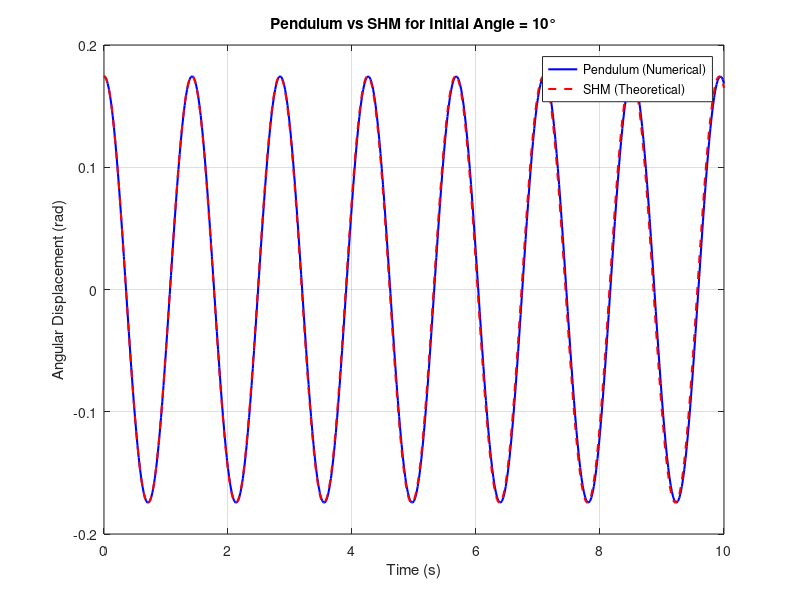
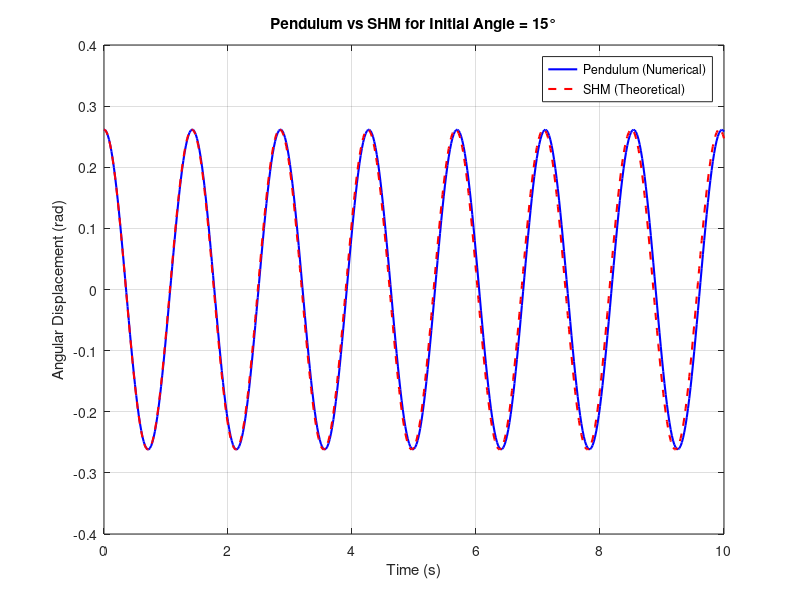
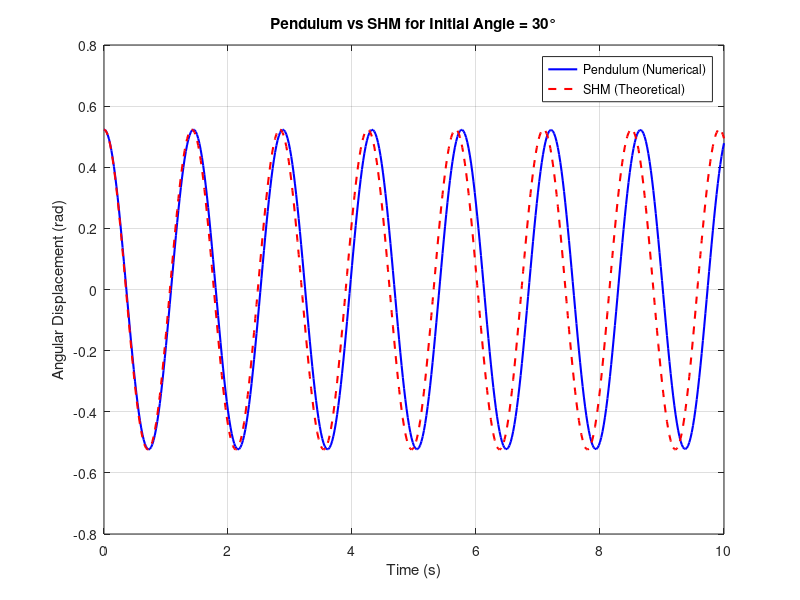
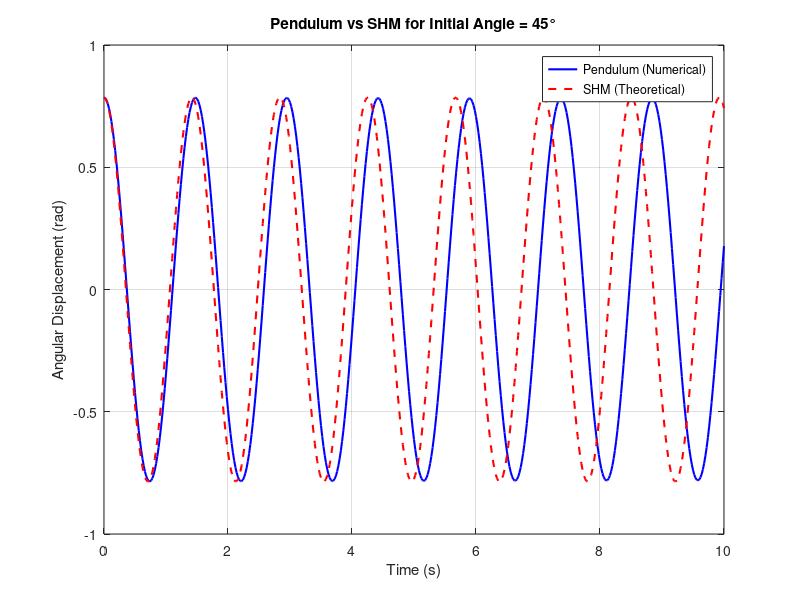

Write MATLAB code to recreate these figures, in order.
clear; clc; clf;  % Clear variables, command window, and figure

% Define parameters
g = 9.82;                  % Acceleration due to gravity (m/s^2)
L = 0.5;                   % Length of the pendulum (m)
t = 0:0.02:10;             % Time vector (adjusted for more oscillations)

% Initial angles in degrees
theta0 = [10, 15, 30, 45];

% Loop over each initial angle
for i = 1:length(theta0)
    yi = (pi / 180) * theta0(i);  % Convert initial angle to radians

    % Define the system of ODEs for the pendulum (non-linear)
    pendulumODE = @(t, y) [y(2); -(g / L) * sin(y(1))];

    % Initial conditions: [initial angle, initial angular velocity]
    y0 = [yi; 0];

    % Solve the ODE for the pendulum using ode45
    [T, Y_pendulum] = ode45(pendulumODE, t, y0);

    % Analytical solution for SHM (small-angle approximation)
    Y_shm = yi * cos(sqrt(g / L) * t);  % θ(t) for simple harmonic motion

    % Plotting
    figure(i);  % Create a new figure for each initial angle
    plot(T, Y_pendulum(:, 1), 'b', 'LineWidth', 1.5);  % Plot pendulum solution
    hold on;
    plot(t, Y_shm, 'r--', 'LineWidth', 1.5);  % Plot SHM solution

    % Add labels, title, and legend
    xlabel('Time (s)');
    ylabel('Angular Displacement (rad)');
    title(['Pendulum vs SHM for Initial Angle = ', num2str(theta0(i)), '°']);
    legend('Pendulum (Numerical)', 'SHM (Theoretical)', 'Location', 'best');
    grid on;
end
